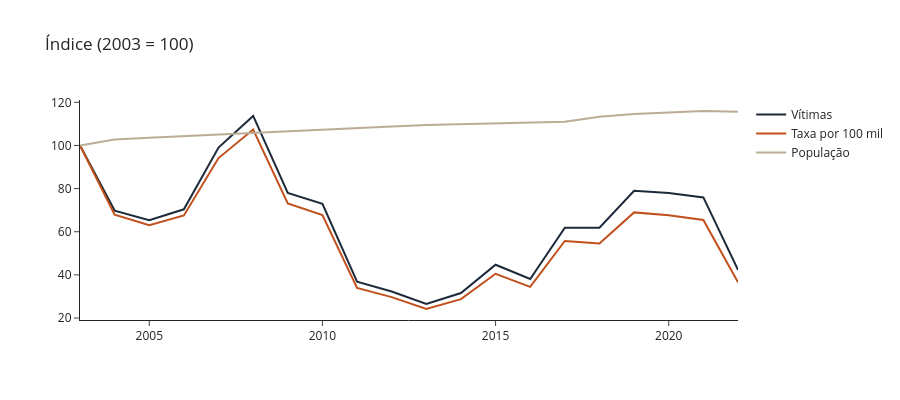

Here is the notebook cell this chart was saved with:
### Code cell
fig = go.Figure()
fig.add_scatter(x=df.ano, y=df.indice_2003, name="Vítimas", line_color="#1c2a3a")
fig.add_scatter(x=df.ano, y=df.taxa_100k / df.taxa_100k.iloc[0] * 100, name="Taxa por 100 mil", line_color="#c2501c")
fig.add_scatter(x=df.ano, y=df.populacao / df.populacao.iloc[0] * 100, name="População", line_color="#b9ad94")
fig.update_layout(template="simple_white", title="Índice (2003 = 100)", height=400)
fig.show()

### Figure 1 — Plotly figure (JSON) as saved in the notebook; plotly's stock layout.template omitted (floating-point values rounded to 4 significant figures)
{"data": [{"line": {"color": "#1c2a3a"}, "name": "Vítimas", "type": "scatter", "x": [2003, 2004, 2005, 2006, 2007, 2008, 2009, 2010, 2011, 2012, 2013, 2014, 2015, 2016, 2017, 2018, 2019, 2020, 2021, 2022], "y": [100.0, 69.8, 65.3, 70.4, 99.0, 113.7, 78.0, 72.9, 36.8, 32.3, 26.5, 31.6, 44.7, 38.1, 61.9, 61.9, 79.0, 78.0, 75.9, 42.3]}, {"line": {"color": "#c2501c"}, "name": "Taxa por 100 mil", "type": "scatter", "x": [2003, 2004, 2005, 2006, 2007, 2008, 2009, 2010, 2011, 2012, 2013, 2014, 2015, 2016, 2017, 2018, 2019, 2020, 2021, 2022], "y": [100.0, 67.89, 63.06, 67.52, 94.14, 107.4, 73.08, 67.77, 33.95, 29.69, 24.18, 28.76, 40.5, 34.46, 55.72, 54.57, 68.96, 67.66, 65.49, 36.56]}, {"line": {"color": "#b9ad94"}, "name": "População", "type": "scatter", "x": [2003, 2004, 2005, 2006, 2007, 2008, 2009, 2010, 2011, 2012, 2013, 2014, 2015, 2016, 2017, 2018, 2019, 2020, 2021, 2022], "y": [100.0, 102.8, 103.5, 104.3, 105.1, 105.9, 106.7, 107.5, 108.3, 108.8, 109.5, 109.9, 110.3, 110.7, 111.0, 113.4, 114.6, 115.3, 116.0, 115.6]}], "layout": {"height": 400, "title": {"text": "Índice (2003 = 100)"}}}
